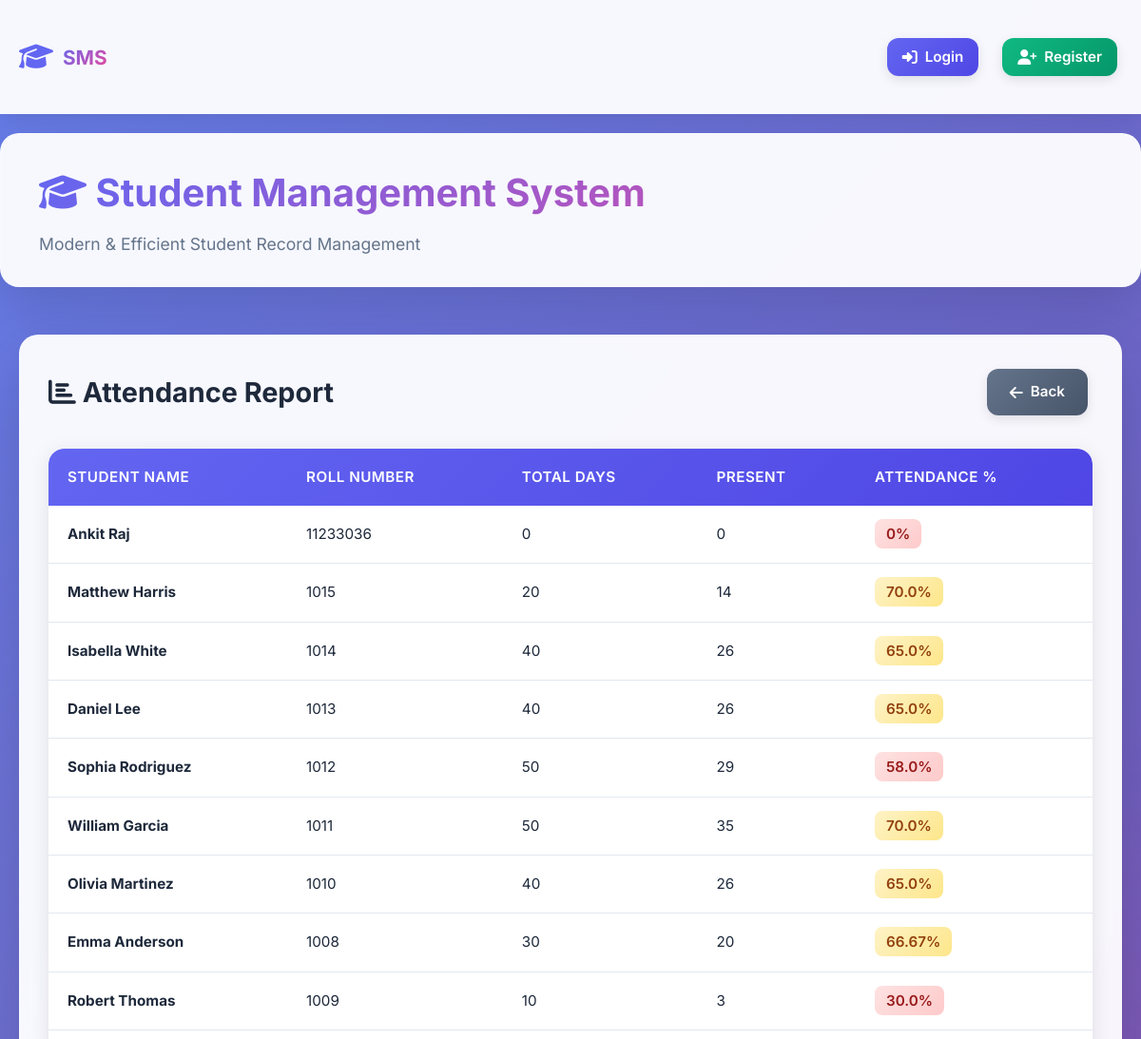
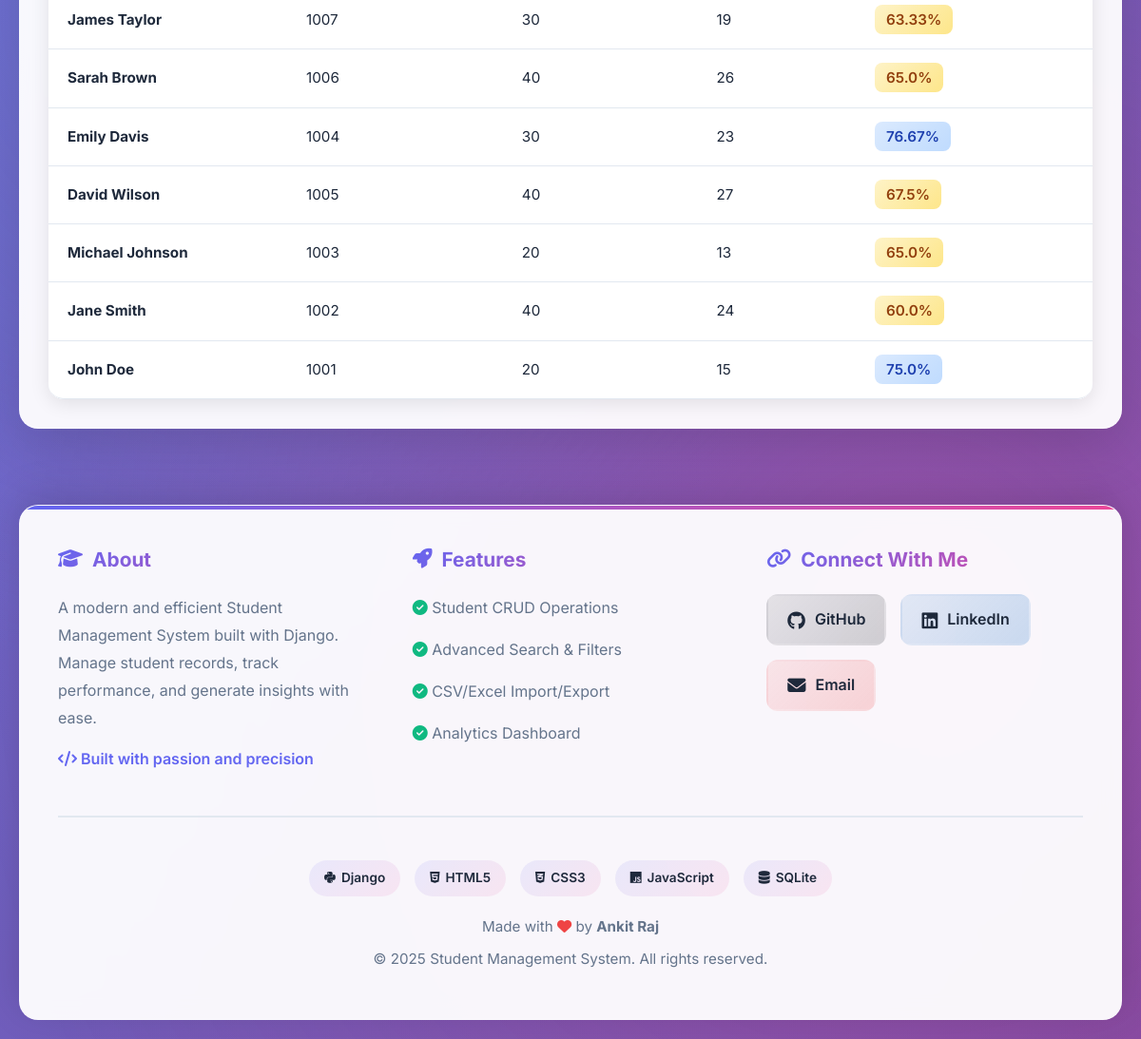
The page /attendance/report/ on the database its author committed (2 pictures, top to bottom).
### student/models.py (models this page shows, shortened)
class Student(models.Model):
    GRADE_CHOICES = [
        ('A', 'A Grade (90-100)'),
        ('B', 'B Grade (80-89)'),
        ('C', 'C Grade (70-79)'),
        ('D', 'D Grade (60-69)'),
        ('F', 'F Grade (0-59)'),
    ]
    GENDER_CHOICES = [
        ('M', 'Male'),
        ('F', 'Female'),
        ('O', 'Other'),
    ]
    user = models.OneToOneField(User, on_delete=models.CASCADE, null=True, blank=True, related_name='student_profile')
    name = models.CharField(max_length=100)
    roll_number = models.IntegerField(unique=True)
    email = models.EmailField(unique=True)
    phone = models.CharField(max_length=15, blank=True, null=True)
    date_of_birth = models.DateField(blank=True, null=True)
    gender = models.CharField(max_length=1, choices=GENDER_CHOICES, blank=True, null=True)
    photo = models.ImageField(upload_to='student_photos/', blank=True, null=True)
    address = models.TextField(blank=True, null=True)
    city = models.CharField(max_length=100, blank=True, null=True)
    state = models.CharField(max_length=100, blank=True, null=True)
    postal_code = models.CharField(max_length=10, blank=True, null=True)
    country = models.CharField(max_length=100, default='India')
    guardian_name = models.CharField(max_length=100, blank=True, null=True)
    guardian_phone = models.CharField(max_length=15, blank=True, null=True)
    guardian_email = models.EmailField(blank=True, null=True)
    guardian_relation = models.CharField(max_length=50, blank=True, null=True)
    marks = models.FloatField(
        validators=[MinValueValidator(0), MaxValueValidator(100)],
        help_text="Enter marks between 0 and 100"
    )
    grade = models.CharField(max_length=1, choices=GRADE_CHOICES, blank=True)
    admission_date = models.DateField(default=timezone.now)
    class_name = models.CharField(max_length=50, blank=True, null=True)
    section = models.CharField(max_length=10, blank=True, null=True)
    created_at = models.DateTimeField(default=timezone.now)
    updated_at = models.DateTimeField(auto_now=True)
    is_active = models.BooleanField(default=True)
    notes = models.TextField(blank=True, null=True, help_text="Internal notes about the student")
    class Meta:
        ordering = ['-created_at']
        indexes = [
            models.Index(fields=['roll_number']),
            models.Index(fields=['email']),
            models.Index(fields=['grade']),
            models.Index(fields=['class_name']),
        ]

### student/views.py (the view)
# urls.py: path('attendance/report/', views.attendance_report, name='attendance_report'),
def attendance_report(request):
    students = Student.objects.filter(is_active=True)
    report_data = []
    for student in students:
        total = Attendance.objects.filter(student=student).count()
        present = Attendance.objects.filter(student=student, status='P').count()
        percentage = (present / total * 100) if total > 0 else 0
        report_data.append({
            'student': student,
            'total': total,
            'present': present,
            'percentage': round(percentage, 2)
        })
    context = {'report_data': report_data}
    return render(request, 'student/attendance_report.html', context)

### student/templates/student/attendance_report.html (shortened to what this page needs)
{% extends 'base.html' %}
{% block content %}
<div class="card">
    <div class="header-actions">
        <h2><i class="fas fa-chart-bar"></i> Attendance Report</h2>
        <a href="{% url 'attendance_list' %}" class="btn btn-secondary"><i class="fas fa-arrow-left"></i> Back</a>
    </div>
    {% if report_data %}
    <div class="table-container" style="margin-top: 30px;">
        <table>
            <thead>
                <tr>
                    <th>Student Name</th>
                    <th>Roll Number</th>
                    <th>Total Days</th>
                    <th>Present</th>
                    <th>Attendance %</th>
                </tr>
            </thead>
            <tbody>
                {% for data in report_data %}
                <tr>
                    <td><strong>{{ data.student.name }}</strong></td>
                    <td>{{ data.student.roll_number }}</td>
                    <td>{{ data.total }}</td>
                    <td>{{ data.present }}</td>
                    <td>
                        <span style="padding: 6px 12px; border-radius: 8px; font-weight: 600;
                            background: {% if data.percentage >= 90 %}linear-gradient(135deg, #d1fae5 0%, #a7f3d0 100%); color: #065f46;
                            {% elif data.percentage >= 75 %}linear-gradient(135deg, #dbeafe 0%, #bfdbfe 100%); color: #1e40af;
                            {% elif data.percentage >= 60 %}linear-gradient(135deg, #fef3c7 0%, #fde68a 100%); color: #92400e;
                            {% else %}linear-gradient(135deg, #fee2e2 0%, #fecaca 100%); color: #991b1b;{% endif %}">
                            {{ data.percentage }}%
                        </span>
                    </td>
                </tr>
                {% endfor %}
            </tbody>
        </table>
    </div>
    {% else %}
    <div class="empty-state">
        <i class="fas fa-chart-bar"></i>
        <h3>No Data Available</h3>
        <p>No attendance records found to generate report.</p>
    </div>
    {% endif %}
</div>
{% endblock %}

### student/templates/base.html (style rules this page uses)
* { margin: 0; padding: 0; box-sizing: border-box; }
:root { --primary: #6366f1; --primary-dark: #4f46e5; --primary-light: #818cf8; --secondary: #ec4899; --success: #10b981; --danger: #ef4444; --warning: #f59e0b; --dark: #1e293b; --light: #f8fafc; --gray: #64748b; --border: #e2e8f0; --shadow: rgba(0, 0, 0, 0.1); --shadow-lg: rgba(0, 0, 0, 0.15); }
body { font-family: 'Inter', -apple-system, BlinkMacSystemFont, 'Segoe UI', sans-serif; background: linear-gradient(135deg, #667eea 0%, #764ba2 100%); min-height: 100vh; color: var(--dark); line-height: 1.6; }
.card { background: rgba(255, 255, 255, 0.95); backdrop-filter: blur(10px); border-radius: 20px; padding: 30px; box-shadow: 0 20px 60px var(--shadow-lg); border: 1px solid rgba(255, 255, 255, 0.3); animation: fadeInUp 0.6s ease-out; }
.table-container { overflow-x: auto; border-radius: 16px; box-shadow: 0 4px 20px var(--shadow); }
table { width: 100%; border-collapse: separate; border-spacing: 0; background: white; }
thead { background: linear-gradient(135deg, var(--primary) 0%, var(--primary-dark) 100%); }
th { padding: 18px 20px; text-align: left; color: white; font-weight: 600; font-size: 0.95rem; text-transform: uppercase; letter-spacing: 0.5px; }
th:first-child { border-top-left-radius: 16px; }
th:last-child { border-top-right-radius: 16px; }
td { padding: 18px 20px; border-bottom: 1px solid var(--border); font-size: 0.95rem; transition: all 0.3s ease; }
tbody tr { transition: all 0.3s ease; }
tbody tr:last-child td:first-child { border-bottom-left-radius: 16px; }
tbody tr:last-child td:last-child { border-bottom-right-radius: 16px; }
.btn { display: inline-flex; align-items: center; gap: 8px; padding: 12px 24px; margin: 5px; border: none; border-radius: 12px; cursor: pointer; text-decoration: none; font-weight: 600; font-size: 0.95rem; transition: all 0.3s ease; box-shadow: 0 4px 12px var(--shadow); }
.btn-secondary { background: linear-gradient(135deg, var(--gray) 0%, #475569 100%); color: white; }
.btn i { font-size: 1rem; }
.header-actions { display: flex; justify-content: space-between; align-items: center; margin-bottom: 25px; flex-wrap: wrap; gap: 15px; }
.header-actions h2 { font-size: 1.8rem; color: var(--dark); font-weight: 700; }

### rows shown on the page
Student: student.name "Ankit Raj", student.roll_number "11233036", total "0", present "0", percentage "0"
Student: student.name "Matthew Harris", student.roll_number "1015", total "20", present "14", percentage "70.0"
Student: student.name "Isabella White", student.roll_number "1014", total "40", present "26", percentage "65.0"
Student: student.name "Daniel Lee", student.roll_number "1013", total "40", present "26", percentage "65.0"
Student: student.name "Sophia Rodriguez", student.roll_number "1012", total "50", present "29", percentage "58.0"
Student: student.name "William Garcia", student.roll_number "1011", total "50", present "35", percentage "70.0"
Student: student.name "Olivia Martinez", student.roll_number "1010", total "40", present "26", percentage "65.0"
Student: student.name "Emma Anderson", student.roll_number "1008", total "30", present "20", percentage "66.67"
Student: student.name "Robert Thomas", student.roll_number "1009", total "10", present "3", percentage "30.0"
Student: student.name "James Taylor", student.roll_number "1007", total "30", present "19", percentage "63.33"
Student: student.name "Sarah Brown", student.roll_number "1006", total "40", present "26", percentage "65.0"
Student: student.name "Emily Davis", student.roll_number "1004", total "30", present "23", percentage "76.67"
Student: student.name "David Wilson", student.roll_number "1005", total "40", present "27", percentage "67.5"
Student: student.name "Michael Johnson", student.roll_number "1003", total "20", present "13", percentage "65.0"
Student: student.name "Jane Smith", student.roll_number "1002", total "40", present "24", percentage "60.0"
Student: student.name "John Doe", student.roll_number "1001", total "20", present "15", percentage "75.0"
